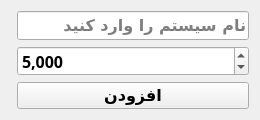
<?xml version="1.0" encoding="UTF-8"?>
<ui version="4.0">
 <class>add_system</class>
 <widget class="QWidget" name="add_system">
  <property name="geometry">
   <rect>
    <x>0</x>
    <y>0</y>
    <width>260</width>
    <height>120</height>
   </rect>
  </property>
  <property name="sizePolicy">
   <sizepolicy hsizetype="Fixed" vsizetype="Fixed">
    <horstretch>0</horstretch>
    <verstretch>0</verstretch>
   </sizepolicy>
  </property>
  <property name="minimumSize">
   <size>
    <width>260</width>
    <height>120</height>
   </size>
  </property>
  <property name="maximumSize">
   <size>
    <width>260</width>
    <height>120</height>
   </size>
  </property>
  <property name="windowTitle">
   <string>Add System</string>
  </property>
  <layout class="QVBoxLayout" name="verticalLayout">
   <item>
    <layout class="QFormLayout" name="formLayout">
     <item row="0" column="1">
      <widget class="QLineEdit" name="systemNameLineEdit">
       <property name="font">
        <font>
         <family>B Nazanin</family>
         <pointsize>12</pointsize>
         <bold>true</bold>
        </font>
       </property>
       <property name="placeholderText">
        <string>نام سیستم را وارد کنید</string>
       </property>
      </widget>
     </item>
     <item row="1" column="1">
      <widget class="QSpinBox" name="priceSpinBox">
       <property name="font">
        <font>
         <family>B Nazanin</family>
         <pointsize>12</pointsize>
         <bold>true</bold>
        </font>
       </property>
       <property name="showGroupSeparator" stdset="0">
        <bool>true</bool>
       </property>
       <property name="maximum">
        <number>10000000</number>
       </property>
       <property name="singleStep">
        <number>5000</number>
       </property>
       <property name="value">
        <number>5000</number>
       </property>
      </widget>
     </item>
     <item row="2" column="1">
      <widget class="QPushButton" name="addButton">
       <property name="font">
        <font>
         <family>B Nazanin</family>
         <pointsize>12</pointsize>
         <bold>true</bold>
        </font>
       </property>
       <property name="text">
        <string>افزودن</string>
       </property>
      </widget>
     </item>
    </layout>
   </item>
  </layout>
 </widget>
 <resources/>
 <connections/>
</ui>
